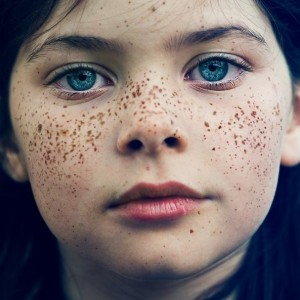
%> input picture Lab5/b.jpg, 300 x 300 px
$ octave exercise4.m   (GNU Octave 9; MATLAB toolbox functions it lacks are replaced by stand-ins)
%> lines starting %> are read from the running program, lines starting %| are printed output that depends on the picture
### Lab5/modifiedfilter.m
function output=modifiedfilter(a,window)
  [M,N]=size(a);
[m,n]=size(window);
i=(m-1)/2;
j=(n-1)/2;
new=zeros(M+(m-1),N+(n-1));
new(i+1:M+j,j+1:N+j)=a;
new(i+1:M+i,1:j)=a(:,1:j);
new(i+1:M+i,N+j+1:N+j+j)=a(:,N-j+1:N);
new(1:i,j+1:N+j)=a(1:i,:);
new(M+i+1:M+i+i,j+1:N+j)=a(M-i+1:M,:);

output=zeros(M,N);
for k=i+1:M+i
  for l=j+1:N+j
    s=new(k-i:k+i,l-j:l+j);
    output(k-i,l-j)=sum(sum(s.*window));
  endfor
endfor
output=uint8(output);
endfunction

### Lab5/exercise4.m
#Assume that you are working on some image enhancement application
#which gives following functionality to user. 1) Anti-aging: Removes the
#wrinkles on the input face image. 2) Beautify: Removes facial marks. Take
#any of the colour photo of a face and implement any (or both) of the above
#functionality.

a=imread("b.jpg");
%> a is the input picture: size 300x300x3 uint8; mean R, G, B 125.1, 112.4, 112.3
m=5;
n=5;
window=[1 4 7 4 1;4 16 26 16 4;7 26,41,26,7;4 16 26 16 4;1 4 7 4 1];

window=window/273;
figure
imshow(a);
output=a;
output(:,:,1)=modifiedfilter(a(:,:,1),window);
%> in modifiedfilter, `new(i+1:M+i,1:j)=a(:,1:j);`: new: size 304x304 double; min 0, max 247, mean 121.9; mean of the top-left, top-right, bottom-left and bottom-right quarters 122.1, 166.4, 80.6, 118.5
%> output: size 300x300x3 uint8
output(:,:,2)=modifiedfilter(a(:,:,2),window);
%> in modifiedfilter (call 2), `new(i+1:M+i,1:j)=a(:,1:j);`: new: size 304x304 double; min 0, max 231, mean 109.5
%> after the loop in modifiedfilter (call 2), `for k=i+1:M+i`:
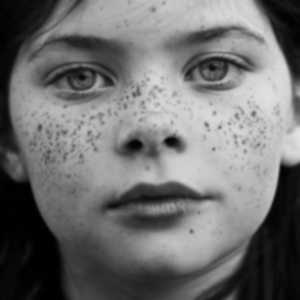
%> output: size 300x300 double; min 0, max 226.8, mean 112.4
%> output: size 300x300x3 uint8
output(:,:,3)=modifiedfilter(a(:,:,3),window);
%> after the loop in modifiedfilter (call 3), `for k=i+1:M+i`:
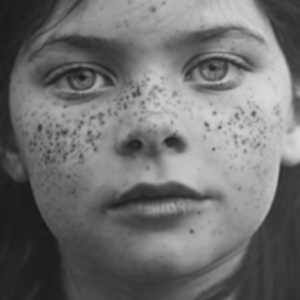
%> output: size 300x300 double; min 23.18, max 217.7, mean 112.3
%> output: size 300x300x3 uint8
figure
imshow(output);
clear all
a=imread("wrinkle.jpg");
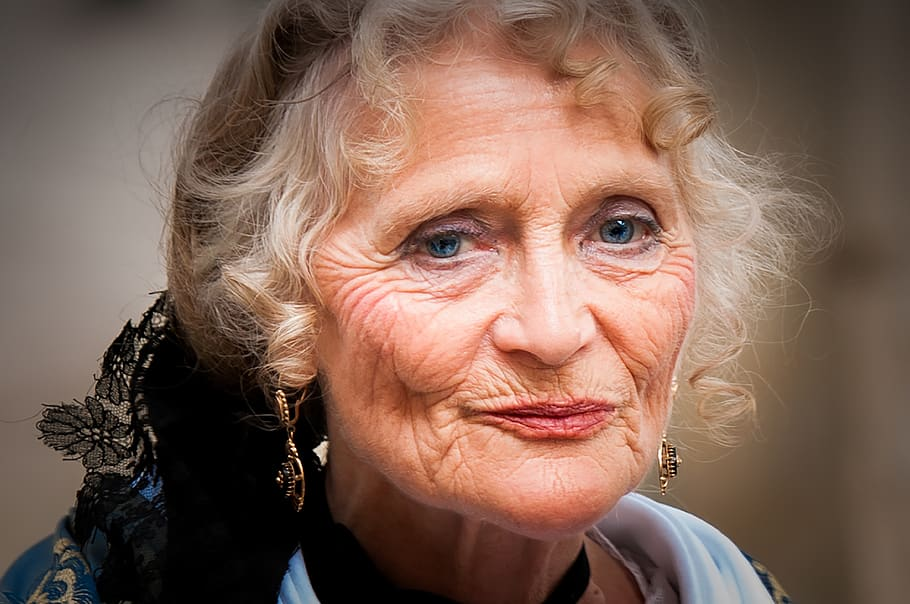
%> input picture Lab5/wrinkle.jpg, 910 x 604 px
%> a is the input picture: size 604x910x3 uint8; mean R, G, B 128.1, 99.8, 86.4
a=rgb2gray(a);
%> a: size 604x910 uint8
a=im2double(a);
%> a: size 604x910 double
imshow(a);
window=[-1 -1 -1;-1 16 -1;-1 -1 -1 ]
output=a;
output=modifiedfilter(a,window);
%> call 4 of modifiedfilter, with window = [-1 -1 -1; -1 16 -1; -1 -1 -1]
%> in modifiedfilter (call 4), `new(M+i+1:M+i+i,j+1:N+j)=a(M-i+1:M,:);`:
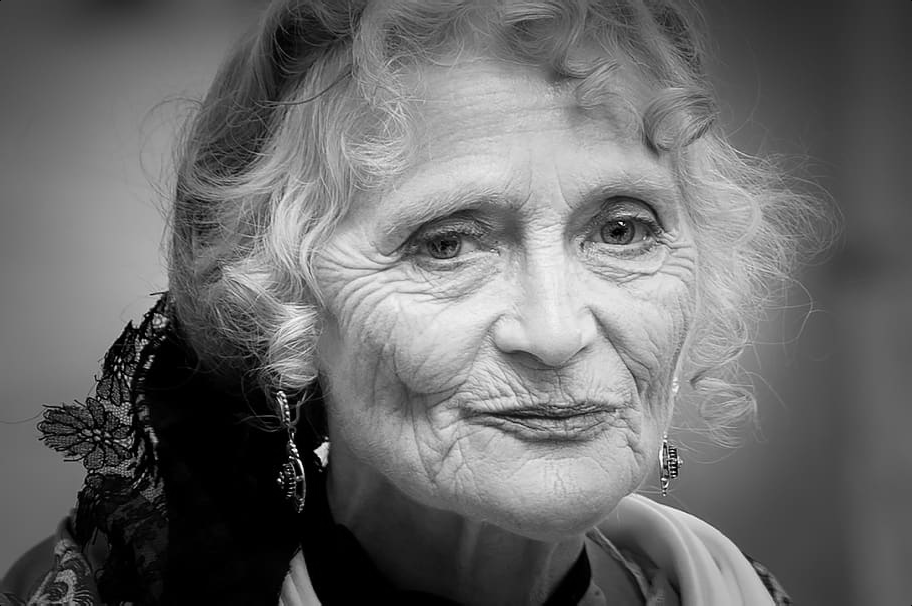
%> new: size 606x912 double; min 0, max 0.992, mean 0.418; mean of the top-left, top-right, bottom-left and bottom-right quarters 0.479, 0.484, 0.241, 0.467
%> after the loop in modifiedfilter (call 4), `for k=i+1:M+i`:
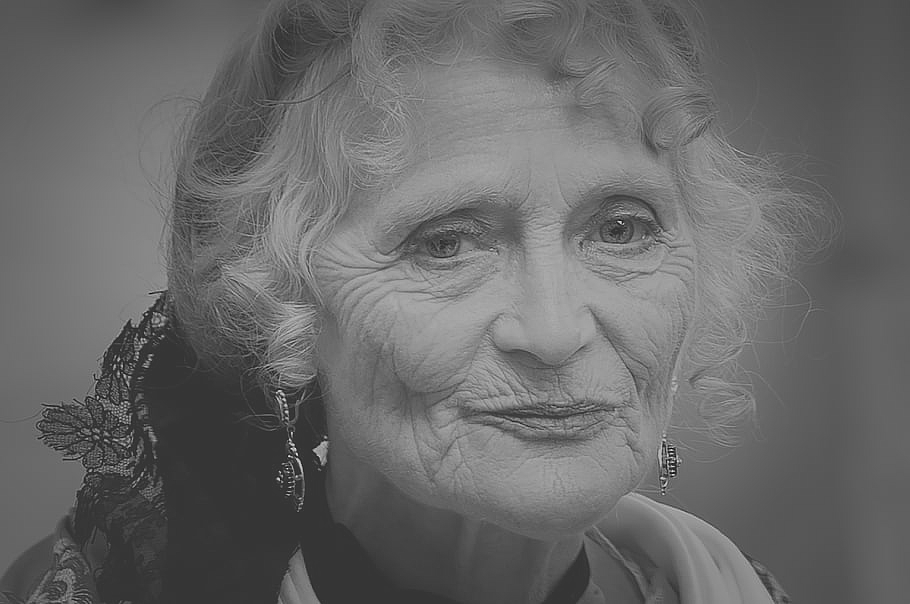
%> output: size 604x910 double; min -3.51, max 13.13, mean 3.35; drawn with min black and max white
%> in modifiedfilter (call 4), `output=uint8(output);`:
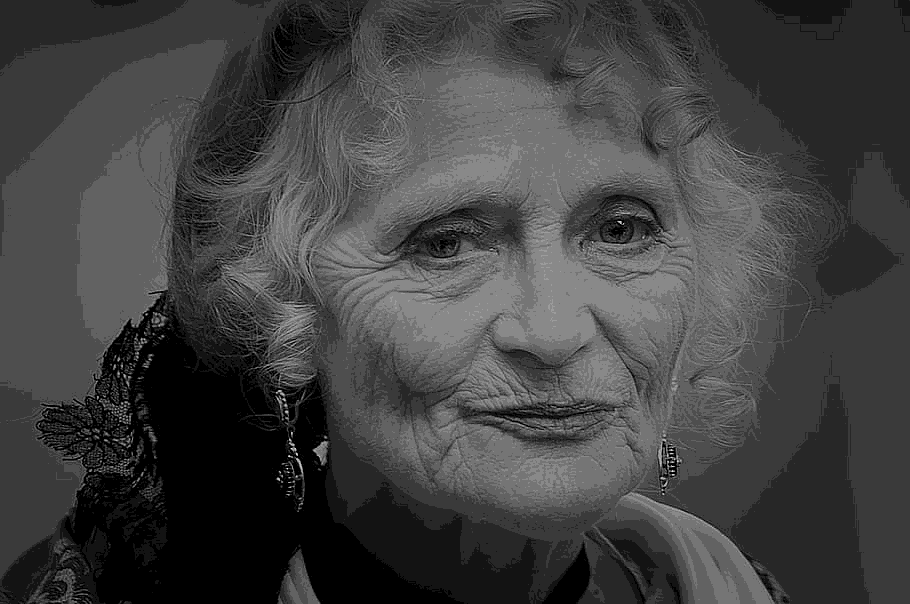
%> output: size 604x910 uint8; min 0, max 13, mean 3.35; drawn with min black and max white

final=a.*output;
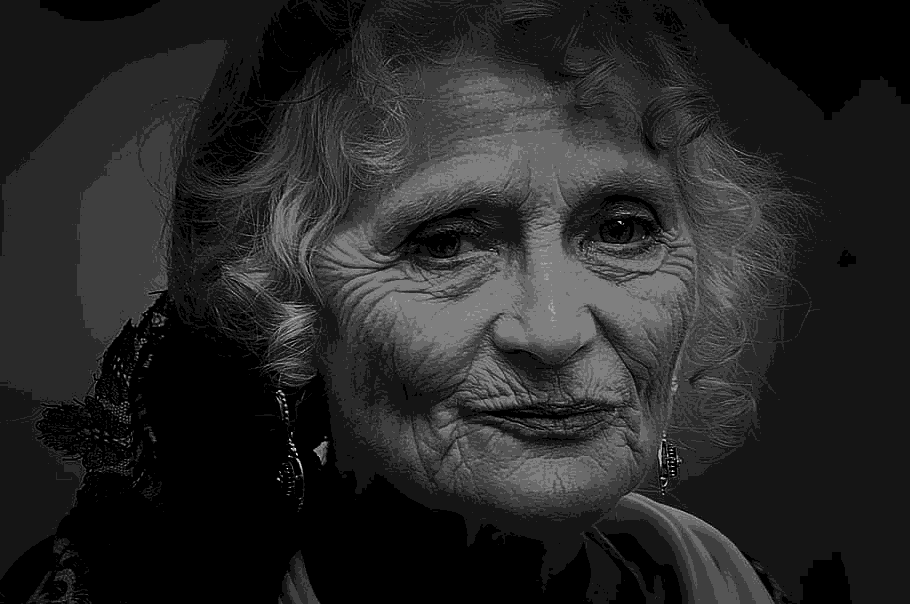
%> final: size 604x910 uint8; min 0, max 12, mean 1.82; drawn with min black and max white

imshow(final);
